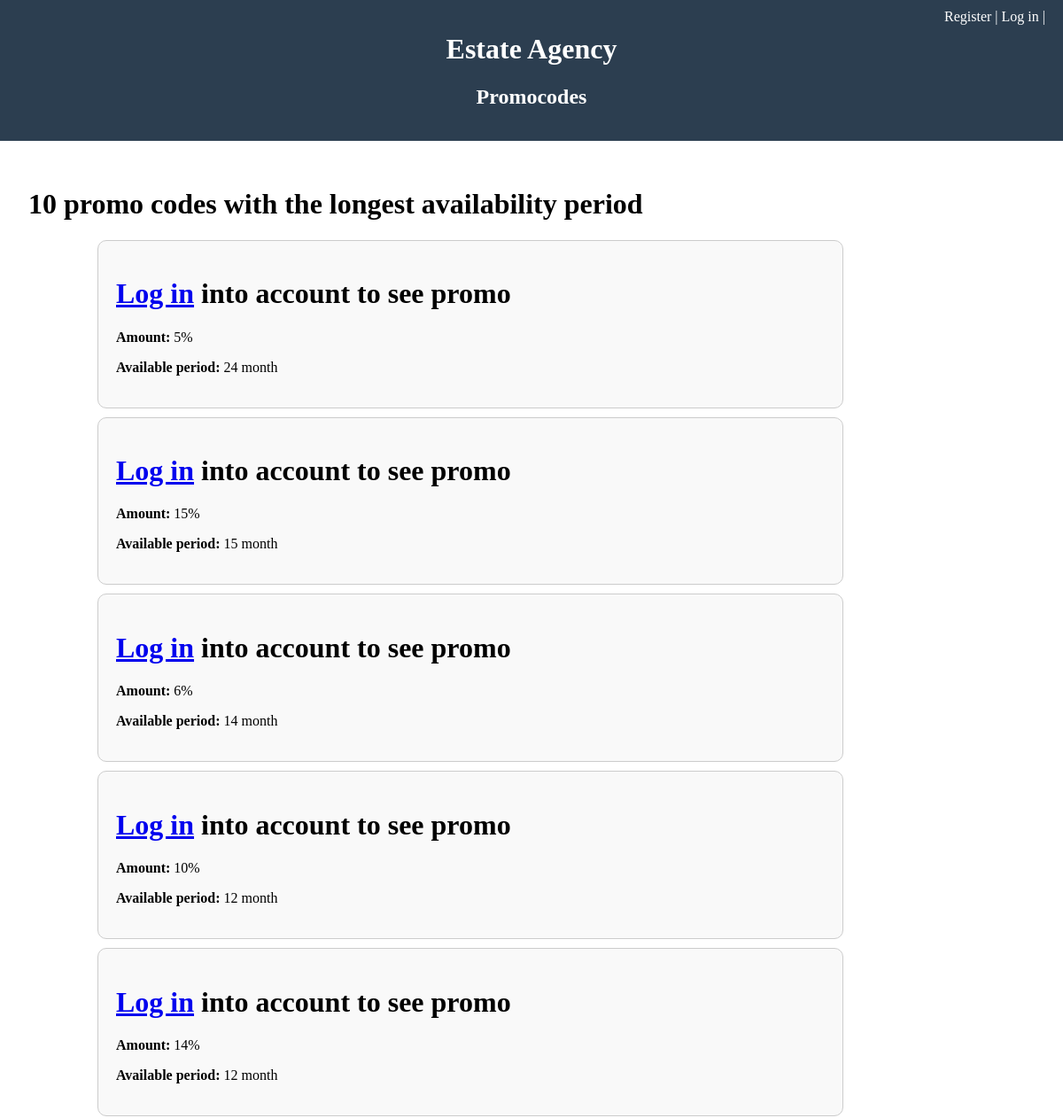
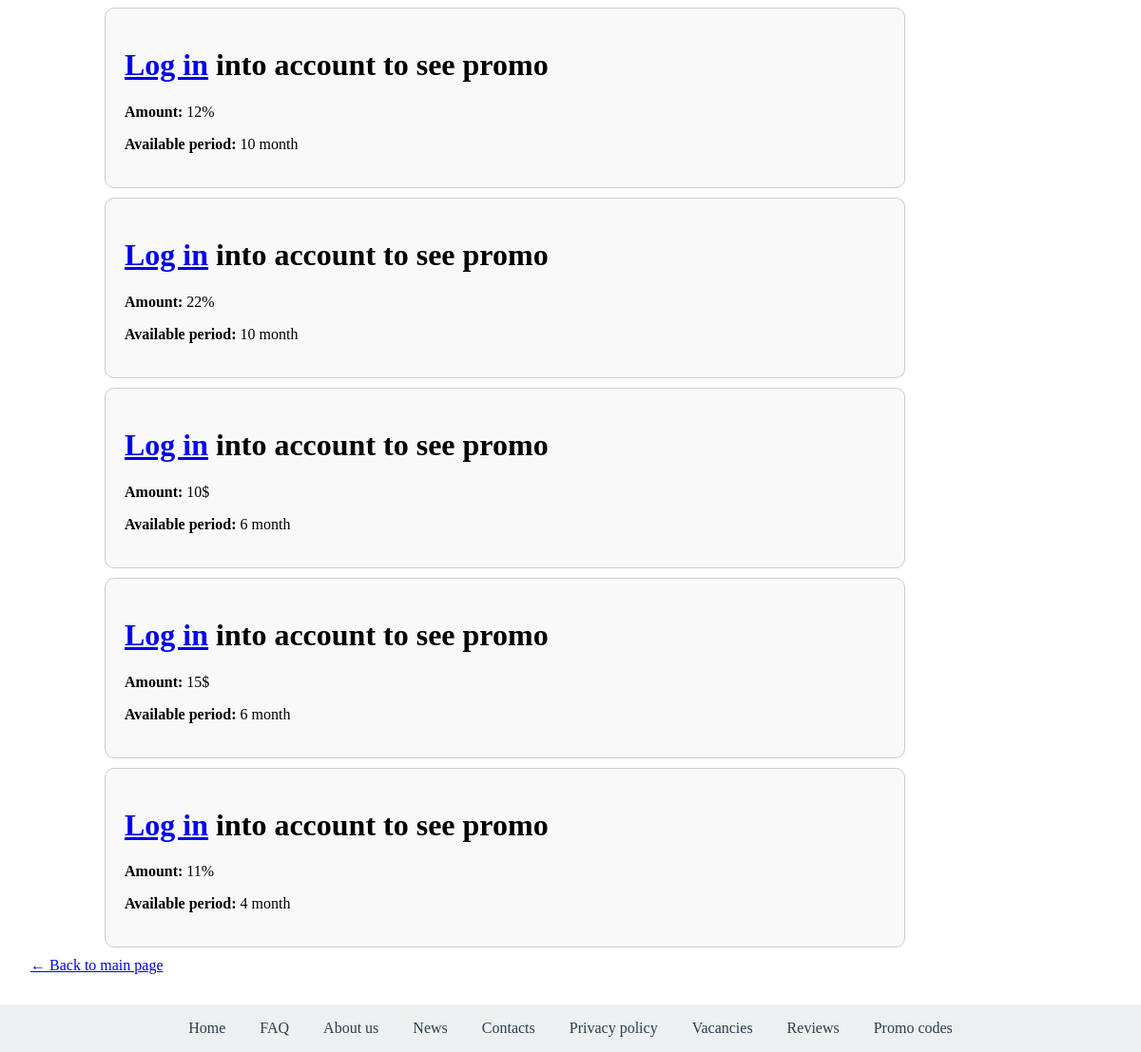
Page /promocodes/ on the committed database (2 pictures, top to bottom).
### promocodes/models.py (models this page shows, shortened)
class Promocode(models.Model):
    secret_string = models.CharField(
        max_length=10,
        unique=True,
        blank=False,
        null=False,
        verbose_name="Promo code"
    )
    discount_type = models.CharField(
        choices=DiscountType.choices,
        default=DiscountType.AMOUNT,
        help_text="Тип скидки (процент/фиксированная)",
        max_length=8
    )
    amount = models.IntegerField(
        null=False,
        blank=False,
        validators=[MaxValueValidator(99),
                    MinValueValidator(1)],
        help_text="Величина скидки (%/сумма)"
    )
    is_active = models.BooleanField(default=True, null=False)
    is_for_one = models.BooleanField(default=False, null=False)
    created_at = models.DateTimeField(auto_now_add=True)
    available_period = models.IntegerField(
        null=False,
        blank=False,
        default=12,
        verbose_name="Validity period",
        help_text="Срок действия (в месяцах)"
    )

### promocodes/views.py (the view)
# urls.py: path('promocodes/', include('promocodes.urls')),
def promocodes(request):
    proms = Promocode.objects.order_by('-available_period')[:10]
    logger.info(f"Returned promo codes list")
    return render(request, "promocodes/promocodes.html",
                  {"promocodes": proms})

### promocodes/templates/promocodes/promocodes.html
{% extends "base.html" %}
{% block site_name %}Promocodes{% endblock %}
{% block content %}
<h1>10 promo codes with the longest availability period</h1>
<div style="width: 1000px; margin: 0 auto;">
    {% for promo in promocodes %}
    <div style="border: 1px solid #ccc; padding: 20px; border-radius: 10px;
     background-color: #f9f9f9; max-width: 800px; margin: 10px; align-self: center">
        {% if user.is_authenticated %}
        <h1>{{promo.secret_string}}</h1>
        {% else %}
        <h1><a href="{% url 'login' %}">Log in</a> into account to see promo</h1>
        {% endif %}
        <p><strong>Amount: </strong>{{promo.amount}}{{promo.discount_type}}</p>
        <p><strong>Available period: </strong>{{promo.available_period}} month</p>
    </div>
    {% endfor %}
</div>
<a href="{% url 'home' %}">← Back to main page</a>
{% endblock %}

### templates/base.html (style rules this page uses)
body { margin: 0; font-family: Arial, sans-serif; display: flex; flex-direction: column; min-height: 100vh; }

### rows in the picture
Promocode: amount "5", discount_type "%", available_period "24"
Promocode: amount "15", discount_type "%", available_period "15"
Promocode: amount "6", discount_type "%", available_period "14"
Promocode: amount "10", discount_type "%", available_period "12"
Promocode: amount "14", discount_type "%", available_period "12"
Promocode: amount "12", discount_type "%", available_period "10"
Promocode: amount "22", discount_type "%", available_period "10"
Promocode: amount "10", discount_type "$", available_period "6"
Promocode: amount "15", discount_type "$", available_period "6"
Promocode: amount "11", discount_type "%", available_period "4"
